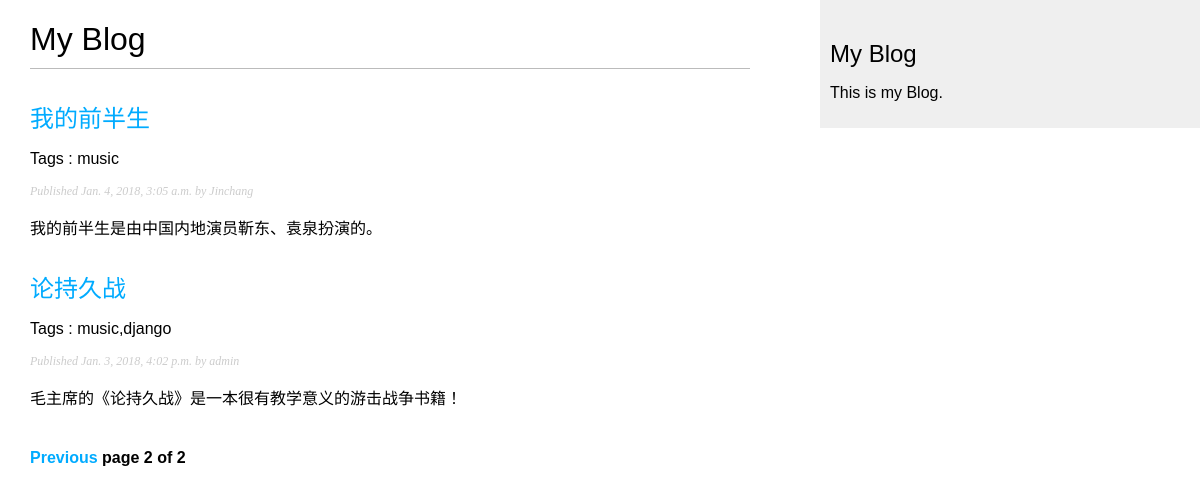
Page /blog?page=2 on the committed database.
### blog/models.py (models this page shows, shortened)
class Post(models.Model):
	STATUS_CHOICES = (
		('draft','Draft'),
		('published','Published')
	)
	title = models.CharField(max_length = 250)
	slug = models.SlugField(max_length = 250, unique_for_date = 'publish')
	author = models.ForeignKey(User, related_name = 'blog_posts', on_delete = models.CASCADE)
	body = models.TextField()
	publish = models.DateTimeField(default = timezone.now)
	created = models.DateTimeField(auto_now_add = True)
	updated = models.DateTimeField(auto_now = True)
	status = models.CharField(max_length = 10, choices = STATUS_CHOICES, default = 'draft')
	objects = models.Manager()
	published = PublishedManager()
	tags = TaggableManager()
	class Meta:
		ordering = ('-publish',)
	def get_absolute_url(self):
		return reverse('blog:post_detail',
						args = [self.publish.year,
								self.publish.strftime('%m'),
								self.publish.strftime('%d'),
								self.slug])

### blog/views.py (the view)
# urls.py: url(r'^tag/(?P<tag_slug>[-\w]+)/$',views.post_list,name='post_list_by_tag'),
def post_list(request,tag_slug=None):
	object_list = Post.published.all()
	tag = None
	if tag_slug:
		tag = get_object_or_404(Tag,slug=tag_slug)
		object_list = object_list.filter(tags_in=[tag])
	paginator = Paginator(object_list,2)
	page = request.GET.get('page')
	try:
		posts = paginator.page(page)
	except PageNotAnInteger:
		posts = paginator.page(1)
	except EmptyPage:
		posts = paginator.page(paginator.num_pages)
	return render(request,'blog/post/list.html',{'page':page,'posts':posts, 'tag':tag})

### blog/models.py (called while the page is built)
	def get_queryset(self):
		return super(PublishedManager,self).get_queryset().filter(status = 'draft')

### templates/blog/post/list.html (shortened to what this page needs)
{% extends "blog/base.html" %}
{% block content %}
	<h1>My Blog</h1>
	{% for post in posts %}
		<h2>
			<a href = "{{post.get_absolute_url}}">
				{{post.title}}
			</a>
		</h2>
		<p class="tags">Tags : {{ post.tags.all | join:","}}</p>
		<p class = "date">
			Published {{post.publish}} by {{post.author}}
		</p>
		{{ post.body | truncatewords:30 | linebreaks }}
	{% endfor %}
	{% include "blog/pagination.html" with page=posts  %}
{% endblock %}

### blog/static/css/blog.css (style rules this page uses)
body { margin:0; padding:0; font-family:helvetica, sans-serif; }
a { color:#00abff; text-decoration:none; }
h1 { font-weight:normal; border-bottom:1px solid #bbb; padding:0 0 10px 0; }
h2 { font-weight:normal; margin:30px 0 0; }
p.date { color:#ccc; font-family: georgia, serif; font-size: 12px; font-style: italic; }

### rows in the picture
Post: title "我的前半生", tags.all "music", publish "Jan. 4, 2018, 3:05 a.m.", author "Jinchang", body "我的前半生是由中国内地演员靳东、袁泉扮演的。"
Post: title "论持久战", tags.all "music,django", publish "Jan. 3, 2018, 4:02 p.m.", author "admin", body "毛主席的《论持久战》是一本很有教学意义的游击战争书籍！"

### other values in the picture
{{ page.number }} "2"
{{ page.paginator.num_pages }} "2"
